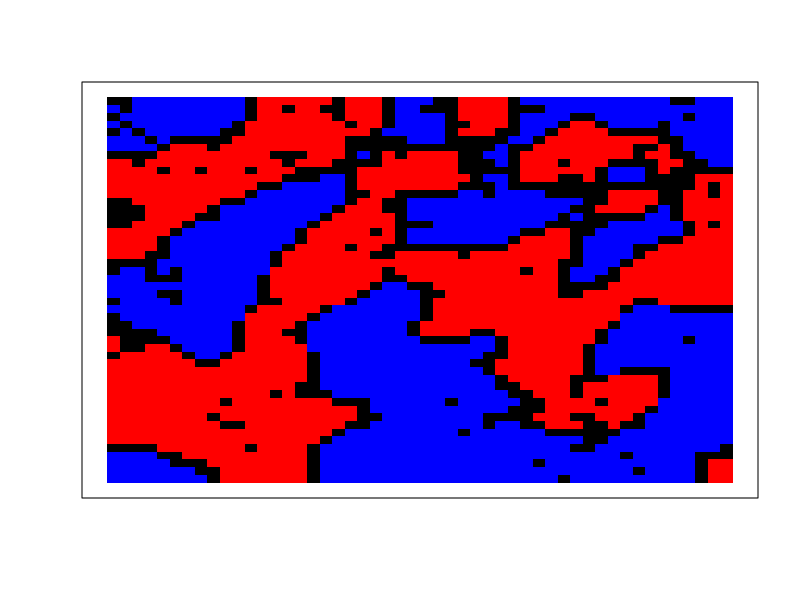
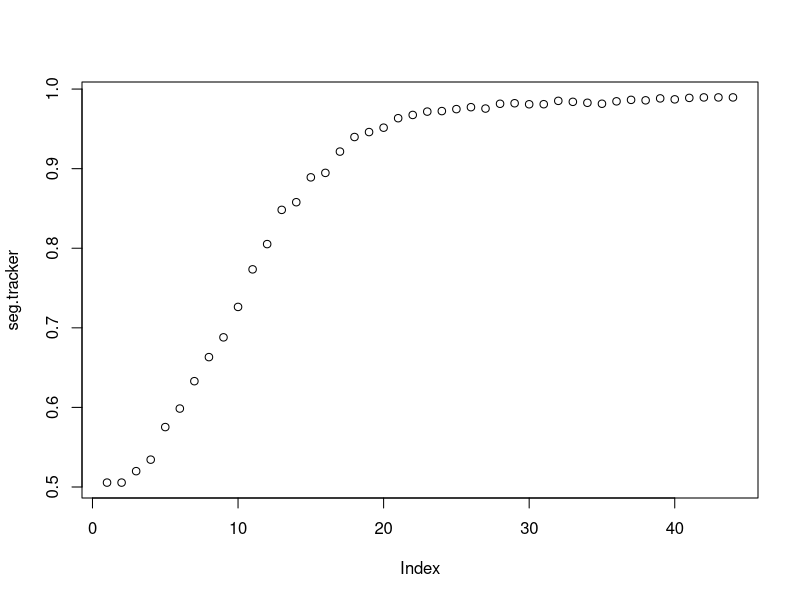

These charts were generated, in order, by the following R code:
# model parameters ####
rows <- 50 
cols <- 50
dist <- function(x) {
  return(x)
}
proportion.group.1 <- .5 # proportion of red agents
empty <- .2 # proportion of grid that will be empty space
min.similarity <- 5/8 # minimum proportion of neighbors that are the same type to not move

# create.grid ####
# generates a rows x column matrix and randomly places the initial population
# values in the matrix are either 0, 1, or 2
# if 0, the space is empty
# 1 and 2 represent the two different groups
create.grid <- function(rows, cols, proportion.group.1, empty){
  pop.size.group.1 <- (rows*cols)*(1-empty)*proportion.group.1
  pop.size.group.2 <- (rows*cols)*(1-empty)*(1-proportion.group.1)
  
  initial.population <- sample(c(
    rep(1, pop.size.group.1), 
    rep(2, pop.size.group.2), 
    rep(0, (rows*cols)-pop.size.group.1-pop.size.group.2)
  ))
  grid <- matrix(initial.population, nrow=rows, ncol=cols)
}

# visualize.grid ####
# outputs a visualization of the grid, with red squares representing group 1,
# blue squares group 2, and black squares empty locations.
visualize.grid <- function(grid){
  image(grid, col=c('black','red','blue'), xaxs=NULL, yaxs=NULL, xaxt='n', yaxt='n')
}

# empty.locations ####
# returns all the locations in the grid that are empty
# output is an N x 2 array, with N equal to the number of empty locations
# the 2 columns contain the row and column of the empty location.
empty.locations <- function(grid){
  return(which(grid==0, arr.ind=T))
}

# similarity.to.center ####
# takes a grid and the center.val of that grid and returns
# the proportion of cells that are the same as the center,
# ignoring empty cells. the center.val must be specified
# manually in case the grid has an even number of rows or 
# columns
similarity.to.center <- function(grid.subset, center.val){
  if(center.val == 0){ return(NA) }
  same <- sum(grid.subset==center.val) - 1
  not.same <- sum(grid.subset!=center.val) - sum(grid.subset==0)
  return(same/(same+not.same))
}

# segregation ####
# computes the proportion of neighbors who are from the same group
segregation <- function(grid){
  same.count <- 0
  diff.count <- 0
  for(row in 1:(nrow(grid)-1)){
    for(col in 1:(ncol(grid)-1)){
      if(grid[row,col] != 0 && grid[row+1,col+1] != 0){
        if(grid[row,col] != grid[row+1,col+1]){
          diff.count <- diff.count + 1
        } else {
          same.count <- same.count + 1
        }
      }
    }
  }
  return(same.count / (same.count + diff.count))
}

# unhappy.agents ####
# takes a grid and a minimum similarity threshold and computes
# a list of all of the agents that are unhappy with their 
# current location. the output is N x 2, with N equal to the
# number of unhappy agents and the columns representing the 
# location (row, col) of the unhappy agent in the grid
unhappy.agents <- function(grid, min.similarity){
  grid.copy <- grid
  for(row in 1:rows){
    for(col in 1:cols){
      similarity.score <- similarity.to.center(grid[max(0, row-1):min(rows,row+1), max(0,col-1):min(cols,col+1)], grid[row,col])
      if(is.na(similarity.score)){
        grid.copy[row,col] <- NA
      } else {
        grid.copy[row,col] <- similarity.score >= min.similarity
      }
    }
  }
  return(which(grid.copy==FALSE, arr.ind = T))
}

# Assign property cost
property.cost <- function(center, current.index, dist) {
  #calculate the center
  rowDif <- abs((center[1] - current.index[1]))
  colDif <- abs((center[2] - current.index[2]))
  totalDif <- rowDif + colDif
  #return function of the total difference
  return(dist(totalDif))
}
  
#Create property matrix
create.property.matrix <- function(rows, cols) {
  #initialize the property grid
  property.grid <<- matrix(nrow=rows, ncol=cols)
  #calculate the center
  center <- c((rows%/%2),(cols%/%2))
  for(i in 1:rows) {
    for(j in 1:cols) {
      property.grid[i,j] <<- property.cost(center, c(i,j), dist)
    }
  }
}



# one.round ####
# runs a single round of the simulation. the round starts by finding
# all of the unhappy agents and empty spaces. then unhappy agents are randomly
# assigned to a new empty location. a new grid is generated to reflect all of
# the moves that took place.
one.round <- function(grid, min.similarity){
  #find all the empty spaces
  empty.spaces <- empty.locations(grid)
  #find all the unhappy agents
  unhappy <- unhappy.agents(grid, min.similarity)
  #shuffle empty spaces to create random assignement
  empty.spaces <- empty.spaces[sample(1:nrow(empty.spaces)), ]
  #go through the empty spaces list and assign an agent to each
  for(i in 1:nrow(empty.spaces)) {
    #if we run out of unhappy dudes we wanna end the for loop then
    if(i > nrow(unhappy)){
      break;
    }
    #make the switch by copying an unhappy index from grid to the corresponding
    #index in empty spaces. 
    grid[empty.spaces[i, 1], empty.spaces[i,2]] <- grid[unhappy[i,1], unhappy[i,2]]
    #
    grid[unhappy[i,1], unhappy[i,2]] <- 0
  }
  return(grid)
}

# running the simulation ####
done <- FALSE # a variable to keep track of whether the simulation is complete
grid <- create.grid(rows, cols, proportion.group.1, empty)
seg.tracker <- c(segregation(grid)) # keeping a running tally of the segregation scores for each round
while(!done){
  new.grid <- one.round(grid, min.similarity) # run one round of the simulation, and store output in new.grid
  seg.tracker <- c(seg.tracker, segregation(grid)) # calculate segregation score and add to running list
  if(all(new.grid == grid)){ # check if the new.grid is identical to the last grid
    done <- TRUE # if it is, simulation is over -- no agents want to move
  } else {
    grid <- new.grid # otherwise, replace grid with new.grid, and loop again.
  }
}
layout(1) # change graphics device to have two plots
visualize.grid(grid) # show resulting grid
plot(seg.tracker) # plot segregation over time
